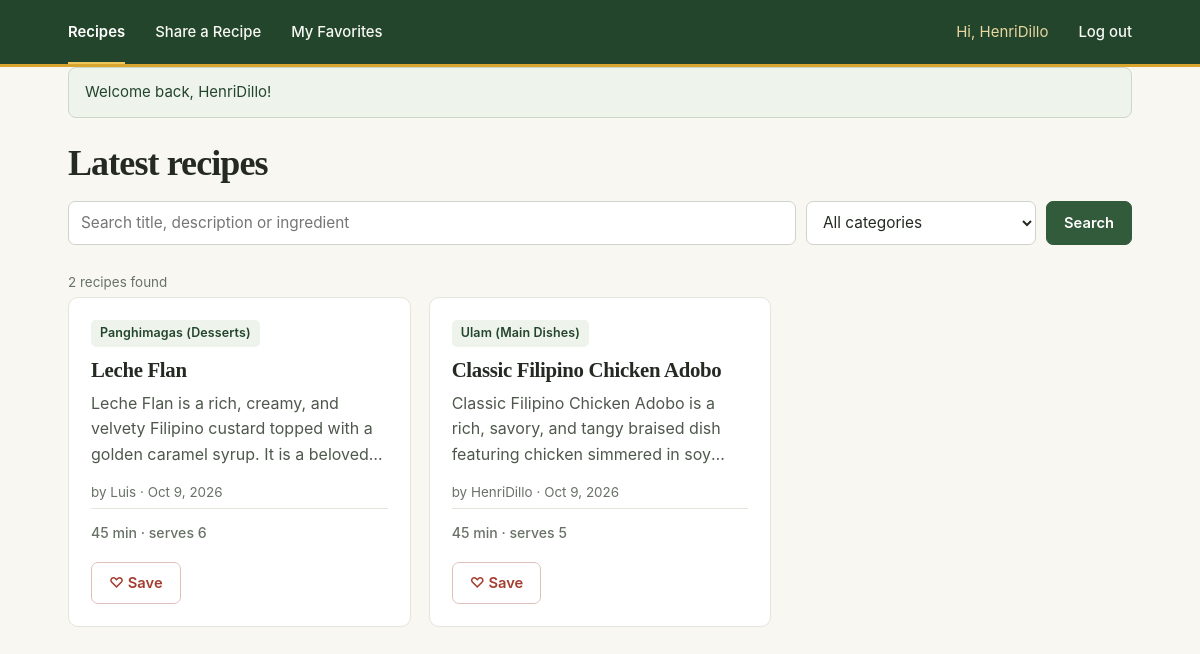
Page /recipes.php (signed in) on the committed database.
### tables this page shows
CREATE TABLE `recipes` (
  `id` int(10) UNSIGNED NOT NULL,
  `user_id` int(10) UNSIGNED NOT NULL,
  `category_id` int(10) UNSIGNED NOT NULL,
  `title` varchar(100) NOT NULL,
  `description` varchar(300) NOT NULL,
  `steps` text NOT NULL,
  `cook_time_minutes` smallint(5) UNSIGNED NOT NULL,
  `servings` tinyint(3) UNSIGNED NOT NULL,
  `created_at` datetime NOT NULL DEFAULT current_timestamp(),
  `updated_at` datetime DEFAULT NULL
);

CREATE TABLE `categories` (
  `id` int(10) UNSIGNED NOT NULL,
  `name` varchar(50) NOT NULL
);

CREATE TABLE `users` (
  `id` int(10) UNSIGNED NOT NULL,
  `username` varchar(20) NOT NULL,
  `email` varchar(100) NOT NULL,
  `password_hash` varchar(255) NOT NULL,
  `created_at` datetime NOT NULL DEFAULT current_timestamp()
);

### classes/Auth.php (called while the page is built, shortened)
<?php
class Auth
{
    public static function id()
    {
        return $_SESSION['user_id'] ?? null;
    }
}

### classes/Recipe.php (called while the page is built, shortened)
<?php
class Recipe
{
    private PDO $pdo;
    public function __construct(PDO $pdo)
    {
        $this->pdo = $pdo;
    }
    public function search($viewerId, $keyword = '', $categoryId = 0, $favoritesOnly = false)
    {
        $sql = 'SELECT r.id, r.title, r.description, r.cook_time_minutes, r.servings,
                       r.created_at, r.updated_at, u.username, c.name AS category_name,
                       (SELECT COUNT(*) FROM favorites f
                        WHERE f.recipe_id = r.id AND f.user_id = :viewer_id) AS is_favorite
                FROM recipes r
                JOIN users u ON u.id = r.user_id
                JOIN categories c ON c.id = r.category_id';
        $where  = [];
        $params = [':viewer_id' => $viewerId];
        $sql .= ' ORDER BY r.created_at DESC, r.id DESC';
        $stmt = $this->pdo->prepare($sql);
        $stmt->execute($params);
        return $stmt->fetchAll();
    }
}

### recipes.php (the view, shortened to what this page needs)
<?php
require_once __DIR__ . '/includes/init.php';
$keyword    = isset($_GET['q']) && is_string($_GET['q']) ? trim($_GET['q']) : '';
$categoryId = (int) ($_GET['category'] ?? 0);
$recipes    = (new Recipe($pdo))->search(Auth::id(), $keyword, $categoryId);
$isFiltering = ($keyword !== '' || $categoryId > 0);
include __DIR__ . '/includes/header.php';
?>
<h1><?= $isFiltering ? 'Search results' : 'Latest recipes' ?></h1>
<form method="get" action="recipes.php" class="filter-bar">
    <input type="search" name="q" placeholder="Search title, description or ingredient"
           value="<?= e($keyword) ?>" maxlength="100" aria-label="Search recipes">
    <select name="category" aria-label="Filter by category">
        <option value="0">All categories</option>
    </select>
    <button type="submit" class="btn">Search</button>
</form>
<?php if (count($recipes) === 0): ?>
    <div class="empty-state">
        <?php if ($isFiltering): ?>
            <p>No recipes match your search. Try another keyword or category.</p>
        <?php else: ?>
            <p>No recipes yet. Be the first to share one!</p>
            <a href="recipe_form.php" class="btn">Share a recipe</a>
        <?php endif; ?>
    </div>
<?php else: ?>
    <p class="meta"><?= count($recipes) ?> recipe<?= count($recipes) === 1 ? '' : 's' ?> found</p>
    <div class="card-grid">
        <?php foreach ($recipes as $recipe): ?>
            <?php include __DIR__ . '/includes/recipe_card.php'; ?>
        <?php endforeach; ?>
    </div>
<?php endif; ?>
<?php include __DIR__ . '/includes/footer.php'; ?>

### includes/recipe_card.php (shortened to what this page needs)
<article class="card">
    <span class="badge"><?= e($recipe['category_name']) ?></span>
    <h2 class="card-title">
        <a href="recipe.php?id=<?= (int) $recipe['id'] ?>"><?= e($recipe['title']) ?></a>
    </h2>
    <p class="meta">
        by <?= e($recipe['username']) ?> &middot; <?= e(format_date($recipe['created_at'])) ?>
    </p>
    <p><?= e($recipe['description']) ?></p>
    <p class="meta">
        <?= (int) $recipe['cook_time_minutes'] ?> min &middot; serves <?= (int) $recipe['servings'] ?>
    </p>
    <?= favorite_button($recipe['id'], $recipe['is_favorite'] > 0, !empty($removeOnUnsave)) ?>
</article>

### includes/functions.php (shortened to what this page needs)
<?php
function e($text)
{
    return htmlspecialchars((string) $text, ENT_QUOTES, 'UTF-8');
}
function format_date($date)
{
    return date('M j, Y', strtotime($date));
}
function favorite_button($recipeId, $isFavorite, $removeCard = false)
{
    $class = 'btn btn-fav' . ($isFavorite ? ' is-saved' : '');
    $label = $isFavorite ? '♥ Saved' : '♡ Save';
    $extra = $removeCard ? ' data-remove-card="1"' : '';
    return '<button type="button" class="' . $class . '" data-recipe-id="' . (int) $recipeId . '"' . $extra . '>'
         . $label . '</button>';
}

### rows in the picture
recipes: category.name "Panghimagas (Desserts)", title "Leche Flan", user.username "Luis", created_at "Oct 9, 2026", description "Leche Flan is a rich, creamy, and velvety Filipino custard topped with a golden caramel syrup. It is a…", cook_time_minutes "45", servings "6"
recipes: category.name "Ulam (Main Dishes)", title "Classic Filipino Chicken Adobo", user.username "HenriDillo", created_at "Oct 9, 2026", description "Classic Filipino Chicken Adobo is a rich, savory, and tangy braised dish featuring chicken simmered in…", cook_time_minutes "45", servings "5"

### other values in the picture
Auth::username() "HenriDillo"
$flash['message'] "Welcome back, HenriDillo!"
count($recipes) "2"
